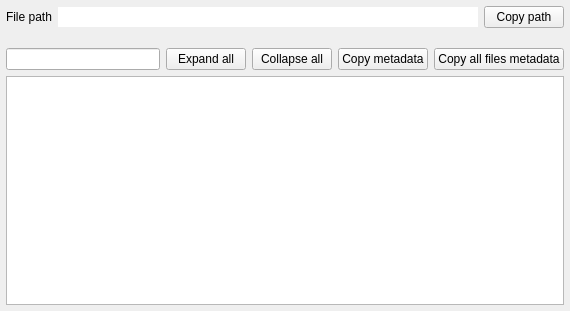
<?xml version="1.0" encoding="UTF-8"?>
<ui version="4.0">
 <class>ctkDICOMObjectListWidget</class>
 <widget class="QWidget" name="ctkDICOMObjectListWidget">
  <property name="geometry">
   <rect>
    <x>0</x>
    <y>0</y>
    <width>570</width>
    <height>311</height>
   </rect>
  </property>
  <property name="windowTitle">
   <string>Form</string>
  </property>
  <layout class="QVBoxLayout" name="verticalLayout_2">
   <property name="leftMargin">
    <number>6</number>
   </property>
   <property name="topMargin">
    <number>6</number>
   </property>
   <property name="rightMargin">
    <number>6</number>
   </property>
   <property name="bottomMargin">
    <number>6</number>
   </property>
   <item>
    <layout class="QVBoxLayout" name="verticalLayout">
     <item>
      <layout class="QHBoxLayout" name="horizontalLayout">
       <item>
        <widget class="QLabel" name="label">
         <property name="text">
          <string>File path</string>
         </property>
        </widget>
       </item>
       <item>
        <widget class="QLineEdit" name="currentPathLineEdit">
         <property name="frame">
          <bool>false</bool>
         </property>
         <property name="alignment">
          <set>Qt::AlignRight|Qt::AlignTrailing|Qt::AlignVCenter</set>
         </property>
         <property name="readOnly">
          <bool>true</bool>
         </property>
        </widget>
       </item>
       <item>
        <widget class="QPushButton" name="copyPathPushButton">
         <property name="toolTip">
          <string>Copy the file full path to the clipboard.</string>
         </property>
         <property name="text">
          <string>Copy path</string>
         </property>
        </widget>
       </item>
      </layout>
     </item>
     <item>
      <widget class="ctkSliderWidget" name="fileSliderWidget" native="true">
       <property name="decimals" stdset="0">
        <number>0</number>
       </property>
      </widget>
     </item>
     <item>
      <layout class="QHBoxLayout" name="horizontalLayout_3">
       <property name="topMargin">
        <number>8</number>
       </property>
       <item>
        <widget class="ctkSearchBox" name="metadataSearchBox">
         <property name="toolTip">
          <string>&lt;html&gt;&lt;head/&gt;&lt;body&gt;&lt;p&gt;Filter displayed metadata based on content in Tag, Attribute, and Value columns.&lt;/p&gt;&lt;p&gt;&lt;span style=&quot; font-weight:600;&quot;&gt;Simple search: &lt;/span&gt;enter any text to show only those items that contains the text. Use ? and * wildcards to represent &lt;span style=&quot; font-style:italic;&quot;&gt;any &lt;/span&gt;single character or sequence of characters.&lt;/p&gt;&lt;p&gt;&lt;span style=&quot; font-weight:600;&quot;&gt;Regular expression search (for advanced users):&lt;/span&gt; Enter &lt;span style=&quot; font-style:italic;&quot;&gt;regexp:&lt;/span&gt; followed by a regular expression. For example, show 3 specific tags, enter: &lt;span style=&quot; font-style:italic;&quot;&gt;regexp:0010,0010|0010,0020|0010,0030&lt;/span&gt;&lt;/p&gt;&lt;/body&gt;&lt;/html&gt;</string>
         </property>
        </widget>
       </item>
       <item>
        <widget class="QPushButton" name="expandAllPushButton">
         <property name="text">
          <string>Expand all</string>
         </property>
        </widget>
       </item>
       <item>
        <widget class="QPushButton" name="collapseAllPushButton">
         <property name="text">
          <string>Collapse all</string>
         </property>
        </widget>
       </item>
       <item>
        <widget class="QPushButton" name="copyMetadataPushButton">
         <property name="toolTip">
          <string>Copy to clipboard metadata of this file</string>
         </property>
         <property name="text">
          <string>Copy metadata</string>
         </property>
        </widget>
       </item>
       <item>
        <widget class="QPushButton" name="copyAllFilesMetadataPushButton">
         <property name="toolTip">
          <string>Copy to clipboard metadata of all files in the series</string>
         </property>
         <property name="text">
          <string>Copy all files metadata</string>
         </property>
        </widget>
       </item>
      </layout>
     </item>
     <item>
      <layout class="QHBoxLayout" name="horizontalLayout_2"/>
     </item>
     <item>
      <widget class="QTreeView" name="dcmObjectTreeView">
       <property name="toolTip">
        <string>Double-click to show DICOM tag definition.</string>
       </property>
      </widget>
     </item>
    </layout>
   </item>
  </layout>
 </widget>
 <customwidgets>
  <customwidget>
   <class>ctkSearchBox</class>
   <extends>QLineEdit</extends>
   <header>ctkSearchBox.h</header>
  </customwidget>
  <customwidget>
   <class>ctkSliderWidget</class>
   <extends>QWidget</extends>
   <header>ctkSliderWidget.h</header>
  </customwidget>
 </customwidgets>
 <tabstops>
  <tabstop>currentPathLineEdit</tabstop>
  <tabstop>copyPathPushButton</tabstop>
  <tabstop>metadataSearchBox</tabstop>
  <tabstop>expandAllPushButton</tabstop>
  <tabstop>collapseAllPushButton</tabstop>
  <tabstop>copyMetadataPushButton</tabstop>
  <tabstop>copyAllFilesMetadataPushButton</tabstop>
  <tabstop>dcmObjectTreeView</tabstop>
 </tabstops>
 <resources/>
 <connections/>
</ui>
